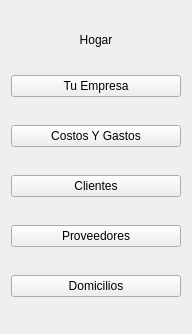
            <widget class="QWidget" name="page1Options">
             <property name="geometry">
              <rect>
               <x>0</x>
               <y>0</y>
               <width>192</width>
               <height>334</height>
              </rect>
             </property>
             <attribute name="icon">
              <iconset>
               <normaloff>:/icons/chevron-down.svg</normaloff>:/icons/chevron-down.svg</iconset>
             </attribute>
             <attribute name="label">
              <string>Opciones</string>
             </attribute>
             <layout class="QVBoxLayout" name="verticalLayout_4">
              <item>
               <widget class="QPushButton" name="btn_show_home">
                <property name="styleSheet">
                 <string notr="true">border-radius:30px;</string>
                </property>
                <property name="text">
                 <string>Hogar</string>
                </property>
                <property name="icon">
                 <iconset>
                  <normaloff>:/icons/home.svg</normaloff>:/icons/home.svg</iconset>
                </property>
               </widget>
              </item>
              <item>
               <widget class="QPushButton" name="btn_busisness">
                <property name="text">
                 <string>Tu Empresa</string>
                </property>
                <property name="icon">
                 <iconset>
                  <normaloff>:/cct/negocios.png</normaloff>:/cct/negocios.png</iconset>
                </property>
               </widget>
              </item>
              <item>
               <widget class="QPushButton" name="btn_costosygastos">
                <property name="text">
                 <string>Costos Y Gastos</string>
                </property>
                <property name="icon">
                 <iconset>
                  <normaloff>:/cct/presupuesto.png</normaloff>:/cct/presupuesto.png</iconset>
                </property>
               </widget>
              </item>
              <item>
               <widget class="QPushButton" name="btn_clientes">
                <property name="text">
                 <string>Clientes</string>
                </property>
                <property name="icon">
                 <iconset>
                  <normaloff>:/cct/Clientes.png</normaloff>:/cct/Clientes.png</iconset>
                </property>
               </widget>
              </item>
              <item>
               <widget class="QPushButton" name="btn_proveedor">
                <property name="text">
                 <string>Proveedores</string>
                </property>
                <property name="icon">
                 <iconset>
                  <normaloff>:/cct/proveedor.png</normaloff>:/cct/proveedor.png</iconset>
                </property>
               </widget>
              </item>
              <item>
               <widget class="QPushButton" name="btn_domicilios">
                <property name="text">
                 <string>Domicilios</string>
                </property>
                <property name="icon">
                 <iconset>
                  <normaloff>:/cct/repartidor.png</normaloff>:/cct/repartidor.png</iconset>
                </property>
               </widget>
              </item>
             </layout>
            </widget>
